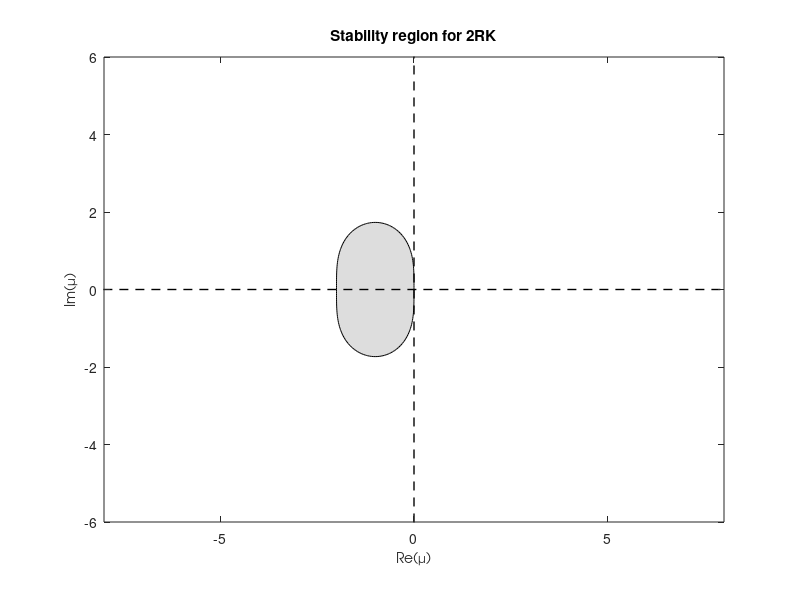
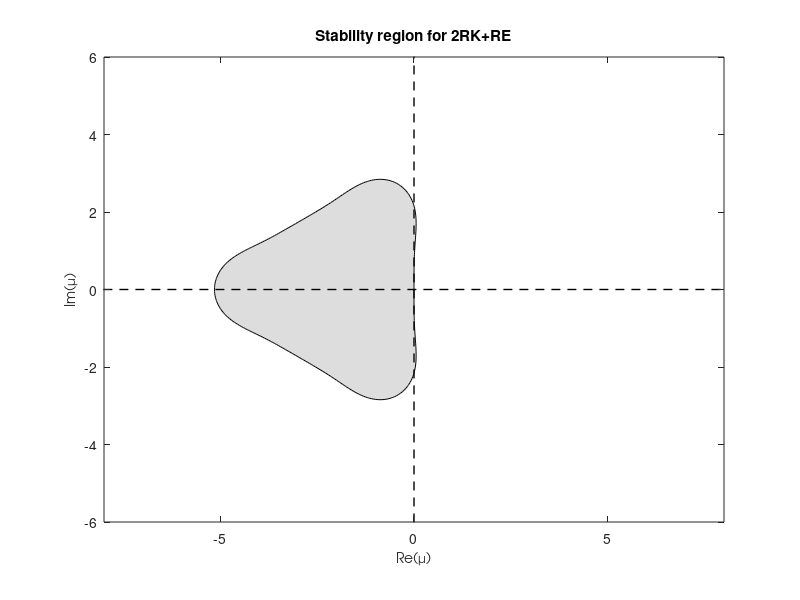
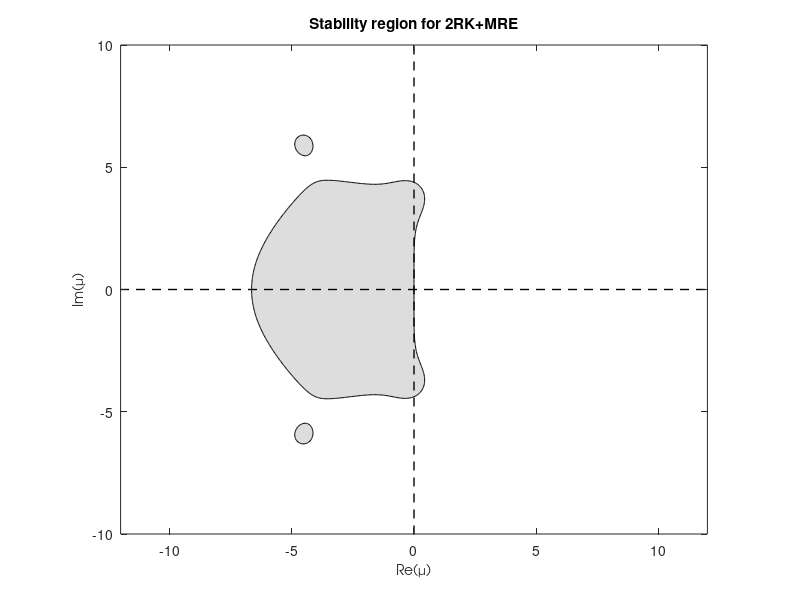
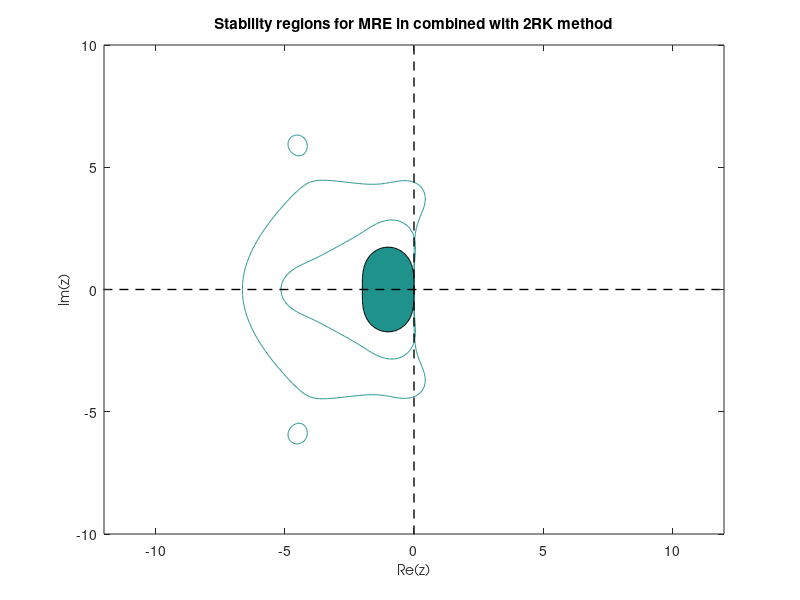

The MATLAB script that drew these images, in order:
% This is a MatLab program to draw the graph of second stage explicit Runge-Kutta method in combined with the Richardson extrapolation method.with

% Stability regions of multiple Richardson extrapolation method incombied
% with second stage explicit Runge-Kutta method
close all
clear all
width = 3; 	% Width in inches
height = 3;	% Height in inches
alw = 0.75;	% AxesLineWidth
fsz = 10;  	% Fontsize
lw = 1.5;  	% LineWidth
x = -30:0.05:30;
y = -30:0.05:30;
[X,Y] = meshgrid(x,y);

theta = 1;  %theta = 0.5: trapezoidal rule, theta = 1: implicit Euler, theta=0: explicit Euler
if theta ~= 0.5
	p = 1;
end
cw = 2^p/(2^p-1);  %the weight of w when the method has order p
cz = -1/(2^p-1);   %the weight of z when the method has order p
Z_2RK=-abs(1+(X+i*Y)+((X+i*Y).^2)/2);
Z_2RK_RE=-abs(1+(X+i*Y)+((X+i*Y).^2)/2+((X+i*Y).^3)/6+((X+i*Y).^4)/48);
Z_2RK_MRE=-abs(8/7*(1+1/2*(X+i*Y)+1/8*(X+i*Y).^2+1/48*(X+i*Y).^3+1/768*(X+i*Y).^4).^2-1/7*(1+(X+i*Y)+1/2*(X+i*Y).^2+1/6*(X+i*Y).^3+1/48*(X+i*Y).^4 ));  
v=[-1,-1];

figure(1)
contourf(X,Y,Z_2RK,v);
clr = [221 221 221]/255;
colormap(clr)  
LW = 'LineWidth'; lw = 1;
hold on
plot([min(x) max(x)],[0 0],'k--',LW,lw)
plot([0 0],[min(y) max(y)],'k--',LW,lw)  
axis equal
axis([-8 8 -6 6])
title('Stability region for 2RK')
xlabel('Re(\mu)', 'FontName', 'AvantGarde','FontSize'   , 10)
ylabel('Im(\mu)','FontName', 'AvantGarde','FontSize'   , 10)
set(gcf,'color','white')

figure(2)
contourf(X,Y,Z_2RK_RE,v);
clr = [221 221 221]/255;
colormap(clr)
LW = 'LineWidth'; lw = 1;
hold on
plot([min(x) max(x)],[0 0],'k--',LW,lw)  
plot([0 0],[min(y) max(y)],'k--',LW,lw)
axis equal
axis([-8 8 -6 6])
title('Stability region for 2RK+RE')
xlabel('Re(\mu)', 'FontName', 'AvantGarde','FontSize'   , 10)
ylabel('Im(\mu)','FontName', 'AvantGarde','FontSize'   , 10)

figure(3)
contourf(X,Y,Z_2RK_MRE,v);
clr = [221 221 221]/255;
colormap(clr)  
LW = 'LineWidth'; lw = 1;
hold on
plot([min(x) max(x)],[0 0],'k--',LW,lw)
plot([0 0],[min(y) max(y)],'k--',LW,lw)  
axis equal
axis([-12 12 -10 10])
title('Stability region for 2RK+MRE')
xlabel('Re(\mu)', 'FontName', 'AvantGarde','FontSize'   , 10)
ylabel('Im(\mu)','FontName', 'AvantGarde','FontSize'   , 10)
set(gcf,'color','white')

figure(4)
contour(X,Y,Z_2RK_MRE,v);
hold on
contour(X,Y,Z_2RK_RE,v);
contourf(X,Y,Z_2RK,v);
plot([min(x) max(x)],[0 0],'k--',LW,lw)
plot([0 0],[min(y) max(y)],'k--',LW,lw)  
axis([-12 12 -10 10])
title('Stability regions for MRE in combined with 2RK method')
xlabel('Re(z)', 'FontName', 'AvantGarde','FontSize'   , 10)
ylabel('Im(z)','FontName', 'AvantGarde','FontSize'   , 10)
